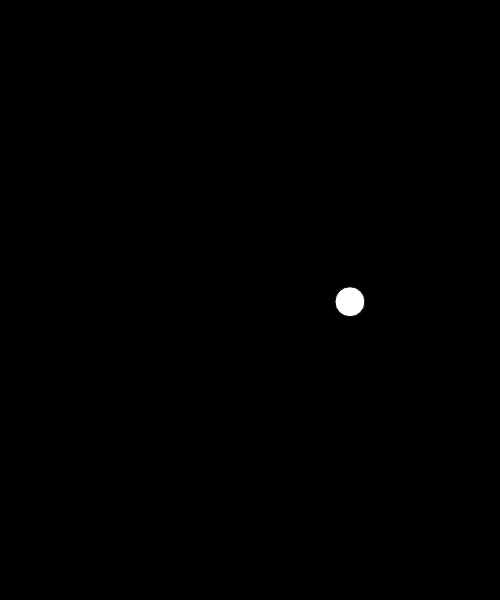
Frame 1 (no input)
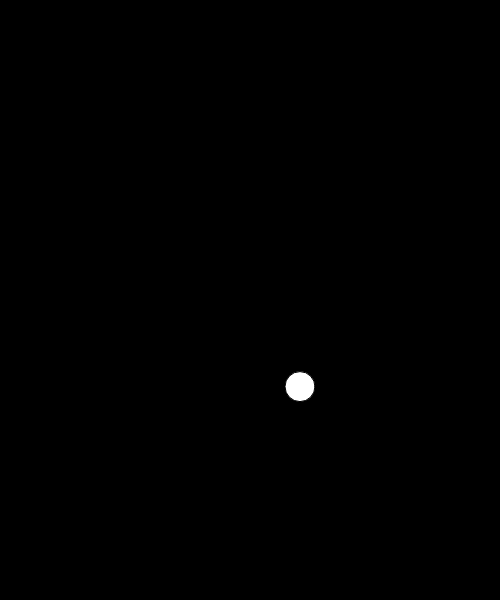
Frame 60 (no input)
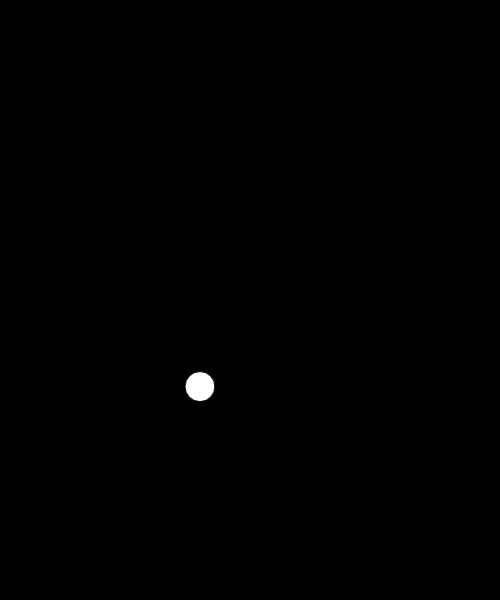
Frame 120 (the mouse pressed at the canvas centre since frame 60)

The p5.js sketch that drew these frames (run headless with seeded random() and noise() and a simulated clock; from frame 60 on, the mouse is pressed at the canvas centre):

// p5.js sketch
// ── sketch.js
// IMA NYU Shanghai
// the Nature of Code
// MOQN
// Mar 13 2017


function setup() {
  createCanvas(500, 600);
  background(0);
}


function draw() {
  background(0);
  drawCircle(frameCount,100);  // play with these two numbers!
}


function drawCircle(angle, distance) {
  let vector = p5.Vector.fromAngle(radians(angle));
  vector.mult(distance);
  
  push();
  translate(width/2, height/2);
  ellipse(vector.x,vector.y,30, 30);
  pop();
}
